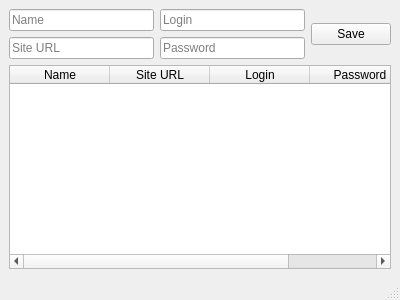
<?xml version="1.0" encoding="UTF-8"?>
<ui version="4.0">
 <class>MainWindow</class>
 <widget class="QMainWindow" name="MainWindow">
  <property name="geometry">
   <rect>
    <x>0</x>
    <y>0</y>
    <width>400</width>
    <height>300</height>
   </rect>
  </property>
  <property name="windowTitle">
   <string>Password Manager</string>
  </property>
  <widget class="QWidget" name="centralwidget">
   <layout class="QVBoxLayout" name="verticalLayout">
    <item>
     <layout class="QGridLayout" name="gridLayout">
      <item row="0" column="0">
       <widget class="QLineEdit" name="nameEdit">
        <property name="placeholderText">
         <string>Name</string>
        </property>
       </widget>
      </item>
      <item row="1" column="0">
       <widget class="QLineEdit" name="siteUrlEdit">
        <property name="placeholderText">
         <string>Site URL</string>
        </property>
       </widget>
      </item>
      <item row="0" column="1">
       <widget class="QLineEdit" name="loginEdit">
        <property name="placeholderText">
         <string>Login</string>
        </property>
       </widget>
      </item>
      <item row="1" column="1">
       <widget class="QLineEdit" name="passwordEdit">
        <property name="placeholderText">
         <string>Password</string>
        </property>
       </widget>
      </item>
      <item row="0" column="2" rowspan="2">
       <widget class="QPushButton" name="saveBtn">
        <property name="text">
         <string>Save</string>
        </property>
       </widget>
      </item>
     </layout>
    </item>
    <item>
     <widget class="QTableWidget" name="tableWidget">
      <property name="columnCount">
       <number>4</number>
      </property>
      <property name="rowCount">
       <number>0</number>
      </property>
      <column>
       <property name="text">
        <string>Name</string>
       </property>
      </column>
      <column>
       <property name="text">
        <string>Site URL</string>
       </property>
      </column>
      <column>
       <property name="text">
        <string>Login</string>
       </property>
      </column>
      <column>
       <property name="text">
        <string>Password</string>
       </property>
      </column>
     </widget>
    </item>
   </layout>
  </widget>
  <widget class="QMenuBar" name="menubar"/>
  <widget class="QStatusBar" name="statusbar"/>
 </widget>
 <resources/>
 <connections/>
</ui>
